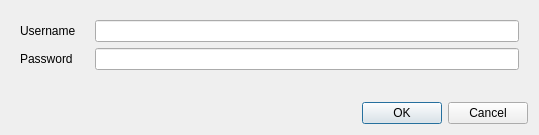
<?xml version="1.0" encoding="UTF-8"?>
<ui version="4.0">
 <class>LoginDialog</class>
 <widget class="QDialog" name="LoginDialog">
  <property name="geometry">
   <rect>
    <x>0</x>
    <y>0</y>
    <width>539</width>
    <height>135</height>
   </rect>
  </property>
  <property name="windowTitle">
   <string>Login</string>
  </property>
  <layout class="QVBoxLayout" name="verticalLayout">
   <item>
    <widget class="QWidget" name="widget" native="true">
     <layout class="QFormLayout" name="formLayout">
      <item row="0" column="0">
       <widget class="QLabel" name="label">
        <property name="text">
         <string>Username    </string>
        </property>
       </widget>
      </item>
      <item row="0" column="1">
       <widget class="QLineEdit" name="username"/>
      </item>
      <item row="1" column="0">
       <widget class="QLabel" name="label_2">
        <property name="text">
         <string>Password    </string>
        </property>
       </widget>
      </item>
      <item row="1" column="1">
       <widget class="QLineEdit" name="password">
        <property name="echoMode">
         <enum>QLineEdit::Password</enum>
        </property>
       </widget>
      </item>
     </layout>
    </widget>
   </item>
   <item>
    <widget class="QDialogButtonBox" name="buttonBox">
     <property name="orientation">
      <enum>Qt::Horizontal</enum>
     </property>
     <property name="standardButtons">
      <set>QDialogButtonBox::Cancel|QDialogButtonBox::Ok</set>
     </property>
    </widget>
   </item>
  </layout>
 </widget>
 <resources/>
 <connections>
  <connection>
   <sender>buttonBox</sender>
   <signal>accepted()</signal>
   <receiver>LoginDialog</receiver>
   <slot>accept()</slot>
   <hints>
    <hint type="sourcelabel">
     <x>248</x>
     <y>254</y>
    </hint>
    <hint type="destinationlabel">
     <x>157</x>
     <y>274</y>
    </hint>
   </hints>
  </connection>
  <connection>
   <sender>buttonBox</sender>
   <signal>rejected()</signal>
   <receiver>LoginDialog</receiver>
   <slot>reject()</slot>
   <hints>
    <hint type="sourcelabel">
     <x>316</x>
     <y>260</y>
    </hint>
    <hint type="destinationlabel">
     <x>286</x>
     <y>274</y>
    </hint>
   </hints>
  </connection>
 </connections>
</ui>
